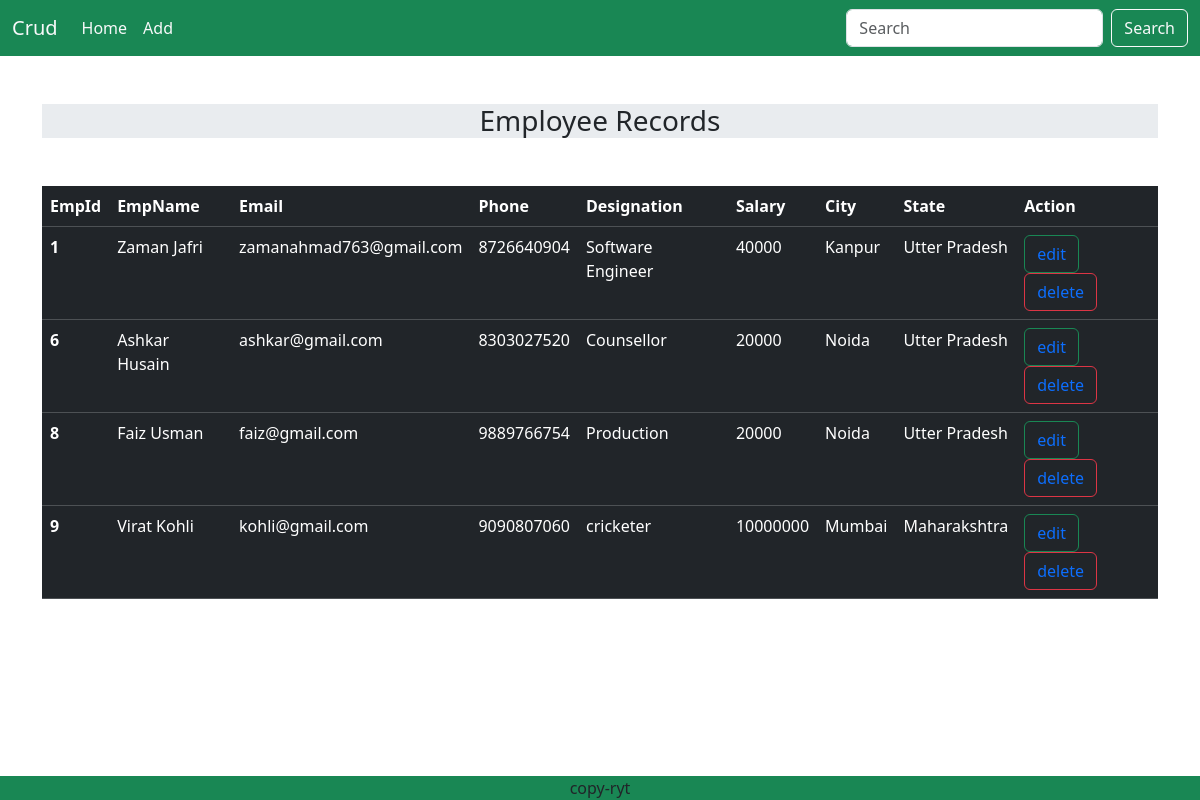
The page / on the database its author committed.
### crudapp/models.py (models this page shows, shortened)
class Emp_Data_Table(models.Model):
    id = models.AutoField(primary_key=True)
    firstname = models.CharField(max_length=15)
    lastname = models.CharField(max_length=15)
    email = models.CharField(max_length = 20)
    phone = models.CharField(max_length=15)
    dsg = models.CharField(max_length=30)
    salary = models.IntegerField()
    city = models.CharField(max_length=20,default="",null=True)
    state= models.CharField(max_length=20,default="",null=True)

### crudapp/views.py (the view)
# urls.py: path('', views.homePage),
def homePage(request):
    data = Emp_Data_Table.objects.all()
    return render(request, 'index.html', {"data": data})

### crudapp/templates/index.html (shortened to what this page needs)
{% load static %}
<!DOCTYPE html>
<html>
  <head>
    <link
      href="https://cdn.jsdelivr.net/npm/bootstrap@5.3.2/dist/css/bootstrap.min.css"
      rel="stylesheet"
    />
  </head>
  <body>
    <nav class="navbar navbar-expand-lg bg-success">
      <div class="container-fluid">
        <a class="navbar-brand text-light" href="/">Crud</a>
        <div class="collapse navbar-collapse" id="navbarSupportedContent">
          <ul class="navbar-nav me-auto mb-2 mb-lg-0">
            <li class="nav-item">
              <a class="nav-link active text-light" aria-current="page" href="/"
                >Home</a
              >
            </li>
            <li class="nav-item">
              <a
                class="nav-link active text-light"
                aria-current="page"
                href="/add/"
                >Add</a
              >
            </li>
          </ul>
          <form class="d-flex" action="/search/" method="post" role="search">
            <input
                class="form-control me-2"
                type="search"
                name="search"
                placeholder="Search"
                aria-label="Search"
            />
            <button class="btn btn-outline-light" type="submit">Search</button>
        </form>
        </div>
      </div>
    </nav>
    {% block body %}
    <div class="container">
      <h3 class="text-center mt-5 bg-body-secondary">Employee Records</h3>
      <table class="table table-responsive table-dark container mt-5">
        <thead>
          <tr>
            <th scope="col">EmpId</th>
            <th scope="col">EmpName</th>
            <th scope="col">Email</th>
            <th scope="col">Phone</th>
            <th scope="col">Designation</th>
            <th scope="col">Salary</th>
            <th scope="col">City</th>
            <th scope="col">State</th>
            <th scope="col">Action</th>
          </tr>
        </thead>
        {% for item in data %}
        <tbody>
          <tr>
            <th scope="row">{{item.id}}</th>
            <td>{{item.firstname}} {{item.lastname}}</td>
            <td>{{item.email}}</td>
            <td>{{item.phone}}</td>
            <td>{{item.dsg}}</td>
            <td>{{item.salary}}</td>
            <td>{{item.city}}</td>
            <td>{{item.state}}</td>
            <td>
              <button class="btn btn-outline-success">
                <a class="text-decoration-none" href="update/{{item.id}}"
                  >edit</a
                >
              </button>
              <button class="btn btn-outline-danger">
                <a class="text-decoration-none" href="delete/{{item.id}}"
                  >delete</a
                >
              </button>
            </td>
          </tr>
        </tbody>
        {% endfor %}
      </table>
    </div>
    {% endblock %}
    <footer class="bg-success text-center fixed-bottom">
      <span>copy-ryt</span>
    </footer>
  </body>
</html>

### rows shown on the page
Emp_Data_Table: id "1", firstname "Zaman", lastname "Jafri", email "zamanahmad763@gmail.com", phone "8726640904", dsg "Software Engineer", salary "40000", city "Kanpur", state "Utter Pradesh"
Emp_Data_Table: id "6", firstname "Ashkar", lastname "Husain", email "ashkar@gmail.com", phone "8303027520", dsg "Counsellor", salary "20000", city "Noida", state "Utter Pradesh"
Emp_Data_Table: id "8", firstname "Faiz", lastname "Usman", email "faiz@gmail.com", phone "9889766754", dsg "Production", salary "20000", city "Noida", state "Utter Pradesh"
Emp_Data_Table: id "9", firstname "Virat", lastname "Kohli", email "kohli@gmail.com", phone "9090807060", dsg "cricketer", salary "10000000", city "Mumbai", state "Maharakshtra"
